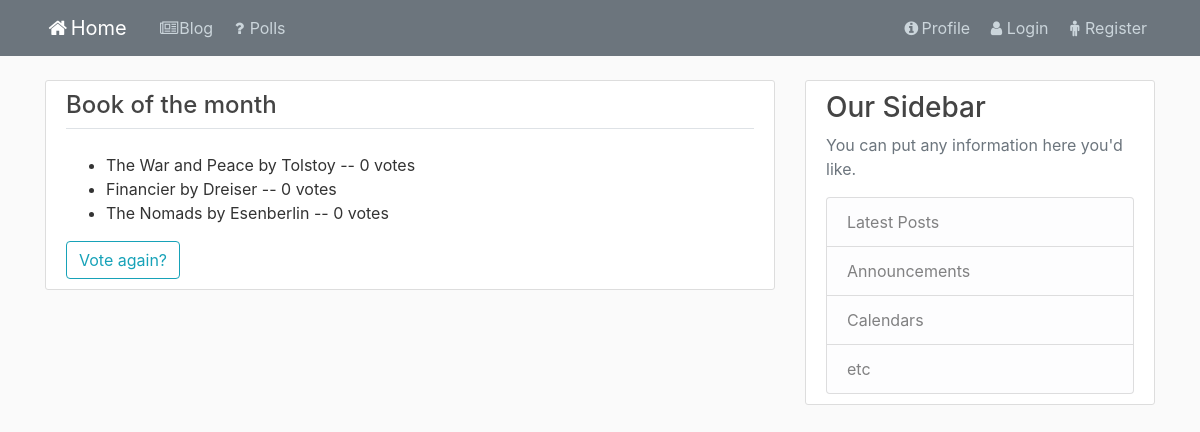
/polls/16/vote/result/, run on an earlier commit of the app's database.
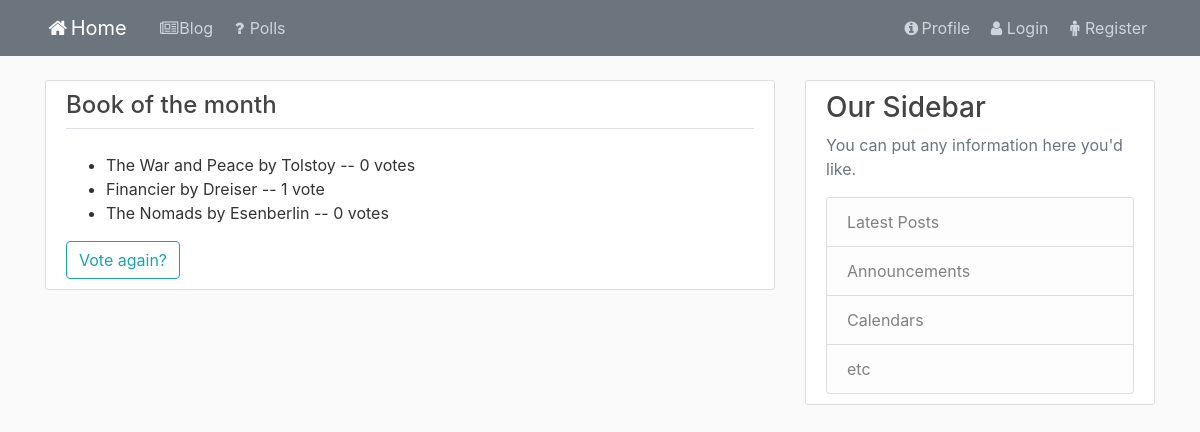
And on a later commit of the database.
### polls/models.py (models this page shows, shortened)
class Choice(models.Model):
    question = models.ForeignKey(Question, on_delete=models.CASCADE)
    choice_text = models.CharField(max_length=255)
    votes = models.IntegerField(default=0)

### polls/views.py (the view)
# urls.py: path('<int:pk>/vote/result/', views.ResultDetailView.as_view(), name='polls-result'),
class ResultDetailView(generic.DetailView):
    model = Question
    template_name = 'polls/polls_result.html'

### polls/templates/polls/polls_result.html
{% extends 'blog/base_blog.html' %}
{% block content %}
<div class="content-section">
    <div class="border-bottom mb-4">
        <h4>{{ question.question_text }}</h4>
    </div>
    <div>
        <ul>
        {% for choice in question.choice_set.all %}
            <li>{{ choice.choice_text }} -- {{ choice.votes }} vote{{ choice.votes|pluralize }}</li>
        {% endfor %}
        </ul>
    </div>
    <div class="pt-3">
        <a class="btn btn-outline-info" href="{% url 'polls:polls-detail' question.id %}">Vote again?</a>
    </div>
</div>
{% endblock content %}

What changed in the data, as far as the page shows it:
changed Choice "Financier by Dreiser": votes "0" → "1"
